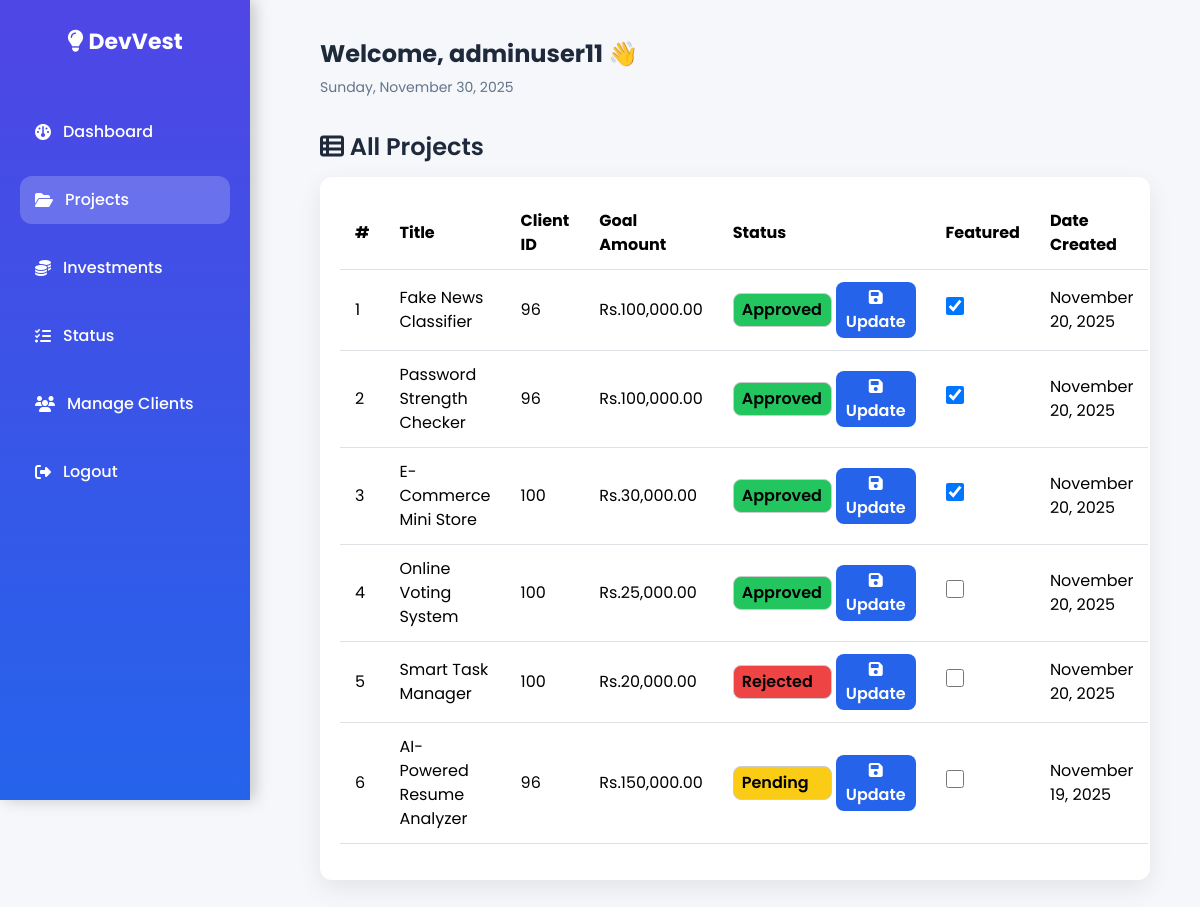
The app's page /admin/projects.php (signed in) with its own data.
### tables this page shows
CREATE TABLE `projects` (
  `id` int(11) NOT NULL,
  `client_id` int(11) DEFAULT NULL,
  `client_name` varchar(100) NOT NULL DEFAULT 'N/A',
  `project_name` varchar(100) NOT NULL DEFAULT 'N/A',
  `user_id` int(11) NOT NULL,
  `investor_id` varchar(255) NOT NULL,
  `investor` varchar(255) NOT NULL,
  `title` varchar(255) NOT NULL,
  `description` text DEFAULT NULL,
  `goal` decimal(12,2) DEFAULT 0.00,
  `collected` decimal(12,2) DEFAULT 0.00,
  `start_date` date DEFAULT NULL,
  `end_date` date DEFAULT NULL,
  `category` varchar(255) DEFAULT NULL,
  `image` varchar(255) DEFAULT NULL,
  `file_path` varchar(500) DEFAULT NULL,
  `status` enum('pending','approved','rejected') NOT NULL DEFAULT 'pending',
  `created_at` timestamp NOT NULL DEFAULT current_timestamp(),
  `is_featured` tinyint(1) DEFAULT 0
);

### admin/projects.php (the view, shortened to what this page needs)
<?php
require '../db_connect.php';
$admin_name = $_SESSION['username'] ?? 'Admin';
$date = date("l, F d, Y");
$stmt = $pdo->query("SELECT * FROM projects ORDER BY created_at DESC");
$projects = $stmt->fetchAll(PDO::FETCH_ASSOC);
function statusColor($status){
    return match(strtolower($status)){
        'approved' => '#22c55e',
        'pending' => '#facc15',
        'rejected' => '#ef4444',
        default => '#64748b'
    };
}
?>
<!DOCTYPE html>
<html lang="en">
<head>
<link href="https://cdn.jsdelivr.net/npm/bootstrap@5.3.3/dist/css/bootstrap.min.css" rel="stylesheet">
<link href="https://cdnjs.cloudflare.com/ajax/libs/font-awesome/6.5.0/css/all.min.css" rel="stylesheet">
</head>
<body>
<div class="sidebar">
  <div class="logo"><i class="fa-solid fa-lightbulb"></i> DevVest</div>
  <a href="admin_dashboard.php"><i class="fa-solid fa-gauge"></i> Dashboard</a>
  <a href="projects.php" class="active"><i class="fa-solid fa-folder-open"></i> Projects</a>
  <a href="admin_investments.php"><i class="fa-solid fa-coins"></i> Investments</a>
  <a href="status.php"><i class="fa-solid fa-list-check"></i> Status</a>
  <a href="manage_clients.php"><i class="fa-solid fa-users"></i> Manage Clients</a>
  <a href="../logout.php"><i class="fa-solid fa-right-from-bracket"></i> Logout</a>
</div>
<div class="main">
  <div class="header">
    <div class="header-left">
      <h4>Welcome, <?= htmlspecialchars($admin_name) ?> 👋</h4>
      <div class="date"><?= $date ?></div>
    </div>
  </div>
  <h4 class="section-title"><i class="fa-solid fa-table-list"></i> All Projects</h4>
  <div class="table-container">
    <table class="table">
      <thead>
        <tr>
          <th>#</th>
          <th>Title</th>
          <th>Client ID</th>
          <th>Goal Amount</th>
          <th>Status</th>
          <th>Featured</th>
          <th>Date Created</th>
        </tr>
      </thead>
      <tbody>
        <?php if($projects): foreach($projects as $i => $p):
            $goal_raw = $p['goal_amount'] ?? $p['goal'] ?? 0;
            $goal_display = is_numeric($goal_raw) ? number_format($goal_raw, 2) : htmlspecialchars($goal_raw);
            $status_class = strtolower($p['status'] ?? 'pending');
            $color = statusColor($status_class);
        ?>
        <tr>
          <td><?= $i+1 ?></td>
          <td><?= htmlspecialchars($p['title'] ?? '-') ?></td>
          <td><?= htmlspecialchars($p['client_id'] ?? '-') ?></td>
          <td>Rs.<?= $goal_display ?></td>
          <td>
            <form method="post" class="status-form d-flex gap-1 align-items-center">
              <select name="status" style="background-color:<?= $color ?>;">
                <option value="approved" <?= $status_class=='approved'?'selected':'' ?> style="background-color:#22c55e;">Approved</option>
                <option value="pending" <?= $status_class=='pending'?'selected':'' ?> style="background-color:#facc15; color:#1f2937;">Pending</option>
                <option value="rejected" <?= $status_class=='rejected'?'selected':'' ?> style="background-color:#ef4444;">Rejected</option>
              </select>
              <button type="submit"><i class="fa-solid fa-floppy-disk"></i> Update</button>
            </form>
          </td>
          <td>
            <form method="POST" action="update_featured.php">
              <input type="checkbox" name="is_featured" value="1" class="featured-checkbox" <?= !empty($p['is_featured']) ? 'checked' : '' ?> onchange="this.form.submit()">
            </form>
          </td>
          <td><?= isset($p['created_at']) ? date("F d, Y", strtotime($p['created_at'])) : 'N/A' ?></td>
        </tr>
        <?php endforeach; else: ?>
          <tr><td colspan="7" class="text-center text-muted">No projects found.</td></tr>
        <?php endif; ?>
      </tbody>
    </table>
  </div>
</div>
</body>
</html>

### admin/projects.php (style rules this page uses)
body { font-family:'Poppins',sans-serif; background:#f5f7fa; margin:0; overflow-x:hidden; }
.sidebar { position:fixed; width:250px; height:100vh; background:linear-gradient(180deg,#4f46e5,#2563eb); padding:25px 20px; color:white; display:flex; flex-direction:column; gap:20px; box-shadow:5px 0 15px rgba(0,0,0,0.2); }
.sidebar .logo { font-size:22px; font-weight:700; margin-bottom:30px; text-align:center; }
.sidebar a { color:#fff; text-decoration:none; font-weight:500; padding:12px 15px; border-radius:12px; display:flex; align-items:center; gap:12px; transition:0.3s; }
.sidebar a:hover, .sidebar a.active { background:rgba(255,255,255,0.2); }
.main { margin-left:270px; padding:40px 50px; }
.header { display:flex; justify-content:space-between; align-items:center; margin-bottom:35px; flex-wrap:wrap; }
.header-left h4 { font-weight:700; color:#1e293b; }
.header-left .date { color:#64748b; font-size:14px; }
.table-container { background:#fff; border-radius:12px; padding:20px; box-shadow:0 8px 25px rgba(0,0,0,0.08); }
.table { width:100%; border-collapse:separate; border-spacing:0; }
.table thead { background:#4f46e5; color:white; }
.table th, .table td { padding:12px 15px; vertical-align:middle; }
.status-form select { padding:4px 8px; border-radius:8px; border:1px solid #ccc; font-weight:600; appearance:none; }
.status-form button { padding:4px 10px; border:none; border-radius:8px; background-color:#2563eb; color:white; font-weight:600; cursor:pointer; transition:0.2s; }
.section-title { font-weight:600; color:#1e293b; margin:25px 0 15px; }
.featured-checkbox { width:18px; height:18px; cursor:pointer; }
.sidebar { padding:25px 20px !important; display:flex !important; flex-direction:column !important; gap:20px !important; }
.sidebar .logo { text-align:center !important; font-weight:700 !important; font-size:22px !important; margin-bottom:30px !important; }
.sidebar a { padding:12px 15px !important; border-radius:12px !important; display:flex !important; align-items:center !important; gap:12px !important; font-weight:500 !important; }

### records on screen
projects: title "Fake News Classifier", client "96", goal "100,000.00", status "Approved", is_featured "☑", created_at "November 20, 2025"
projects: title "Password Strength Checker", client "96", goal "100,000.00", status "Approved", is_featured "☑", created_at "November 20, 2025"
projects: title "E-Commerce Mini Store", client "100", goal "30,000.00", status "Approved", is_featured "☑", created_at "November 20, 2025"
projects: title "Online Voting System", client "100", goal "25,000.00", status "Approved", created_at "November 20, 2025"
projects: title "Smart Task Manager", client "100", goal "20,000.00", status "Rejected", created_at "November 20, 2025"
projects: title "AI-Powered Resume Analyzer", client "96", goal "150,000.00", status "Pending", created_at "November 19, 2025"

### other values on screen
$admin_name "adminuser11"
